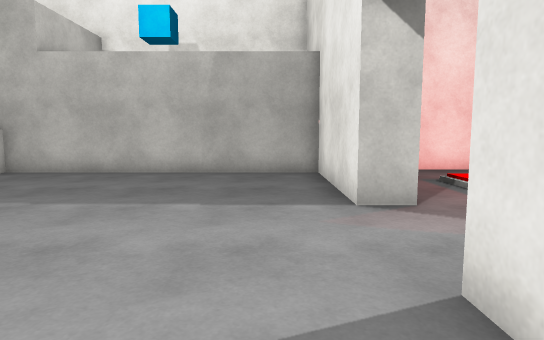
view 1 (above)

16 first-person views from a walk through a 3-D level made in the Unity game engine. The camera is 1.2 m above the floor, tilts 6° down and sees 75° across. Doors are open. The floor is counted in squares, 1 m on a side. Each view is taken from the middle of a square. On the plan, view 1 faces up. The plan holds only what a view shows up to about 14 squares ahead; the rest is blank. The place goes on beyond the plan. The player character is not drawn. Surface patterns are stand-ins for the level's own textures.

view 2
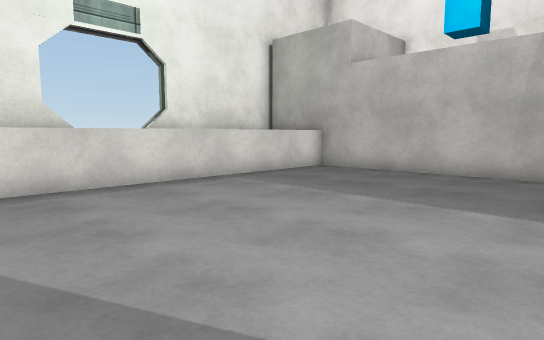

view 3
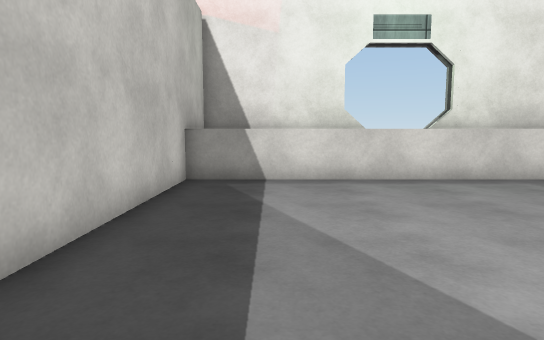

view 4
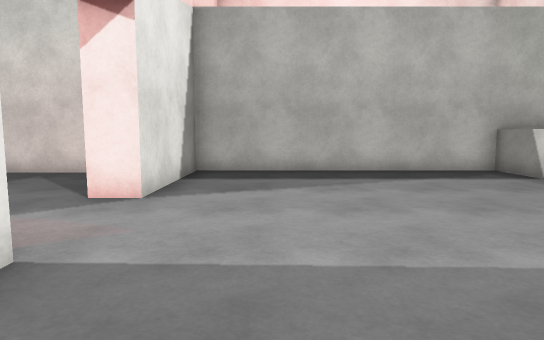

view 5
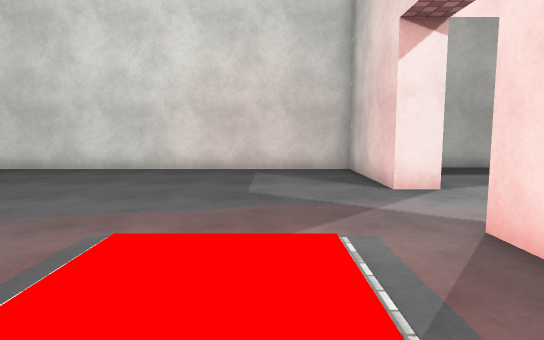

view 6
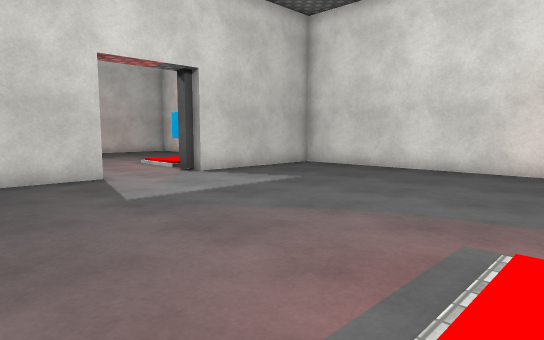

view 7
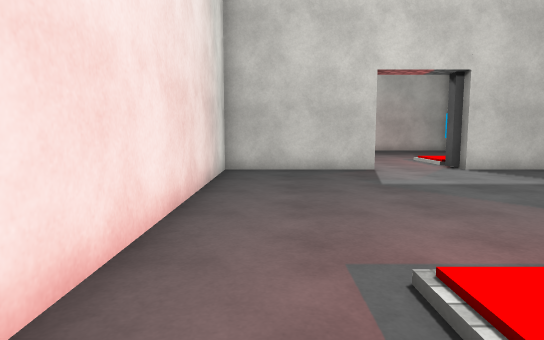

view 8
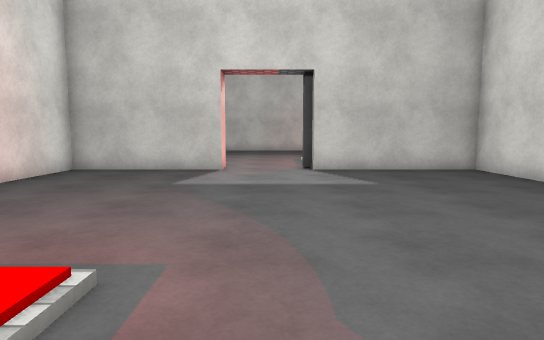

view 9
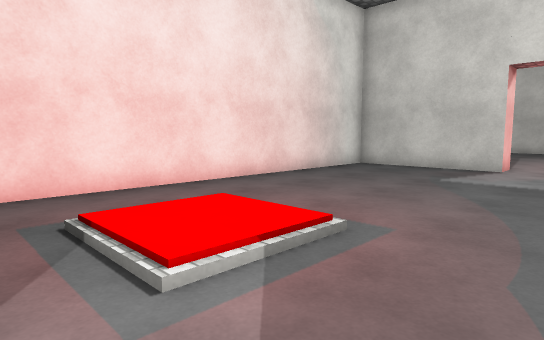

view 10
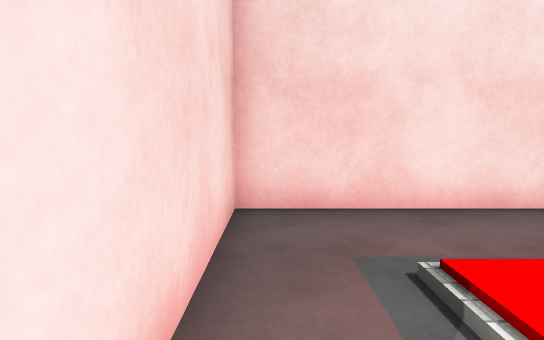

view 11
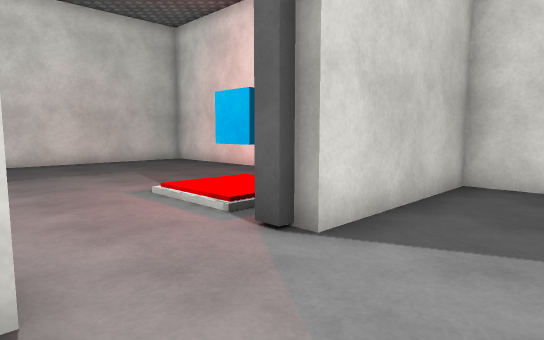

view 12
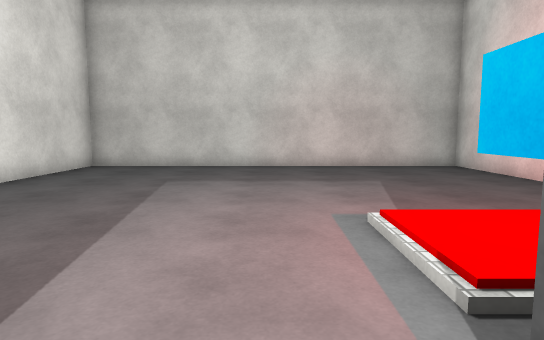

view 13
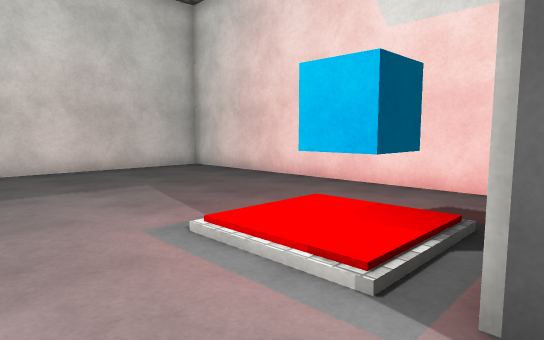

view 14
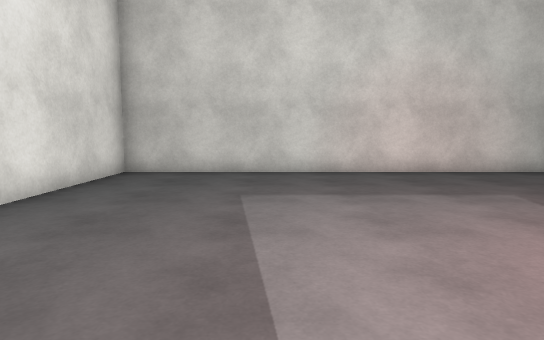

view 15
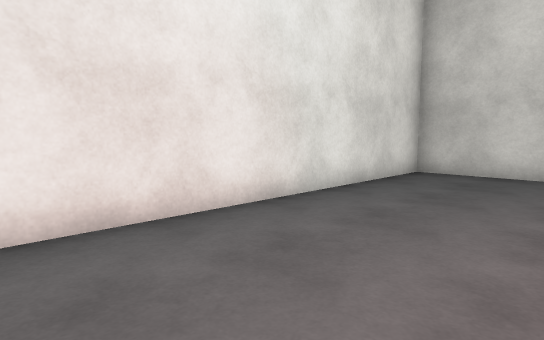

view 16
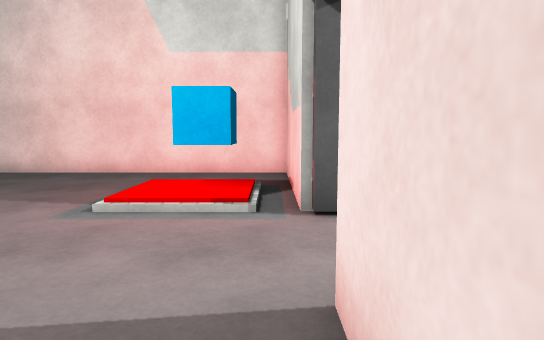

### Floor plan
Ten units are one square. View 1 is at (0, 0); x grows to the right and y downward. Boxes are objects, and circles mark ways between rooms. Rooms are numbered by the first view taken in them; rooms with no view inside come last. Other rooms are left out.
<svg viewBox="-110 -120 394 147">
<path fill="none" stroke="#000" d="M14 -58 14 -107 -94 -107M-81 -108 -81 22M-105 22 14 22 14 -25M159 -39 166 -39M24 -25 24 17 156 17 156 -37 160 -37M166 -66 156 -66 156 -115 24 -115 24 -58M166 -39 166 17 279 17 279 -115 175 -115M166 -85 166 -66"/>
<rect x="45" y="-95" width="20" height="30" fill="#bbb"><title>other object</title></rect>
<rect x="175" y="-25" width="10" height="10" fill="#bbb"><title>cube</title></rect>
<rect x="175" y="-35" width="10" height="10" fill="#bbb"><title>other object</title></rect>
<circle cx="20" cy="-45" r="3" fill="#2a7"/>
<circle cx="170" cy="-50" r="3" fill="#2a7"/>
<text x="-50" y="-50">1</text>
<text x="90" y="-50">2</text>
<text x="220" y="-50">3</text>
</svg>
Room 1 opens to room 2. Room 2 opens to room 3.

Where each view was taken, in squares from view 1:
view 1: 0 up, 0 right, facing up
view 2: 0 up, 0 right, facing up-left
view 3: 0 up, 1 right, facing left
view 4: 9 up, 1 left, facing down
view 5: 10 up, 5 right, facing down
view 6: 10 up, 6 right, facing down-right
view 7: 10 up, 4 right, facing right
view 8: 5 up, 4 right, facing right
view 9: 4 up, 3 right, facing up-right
view 10: 6 up, 3 right, facing up
view 11: 7 up, 13 right, facing down-right
view 12: 5 up, 15 right, facing right
view 13: 6 up, 16 right, facing down-right
view 14: 7 up, 17 right, facing right
view 15: 7 up, 17 right, facing up-right
view 16: 9 up, 17 right, facing down
